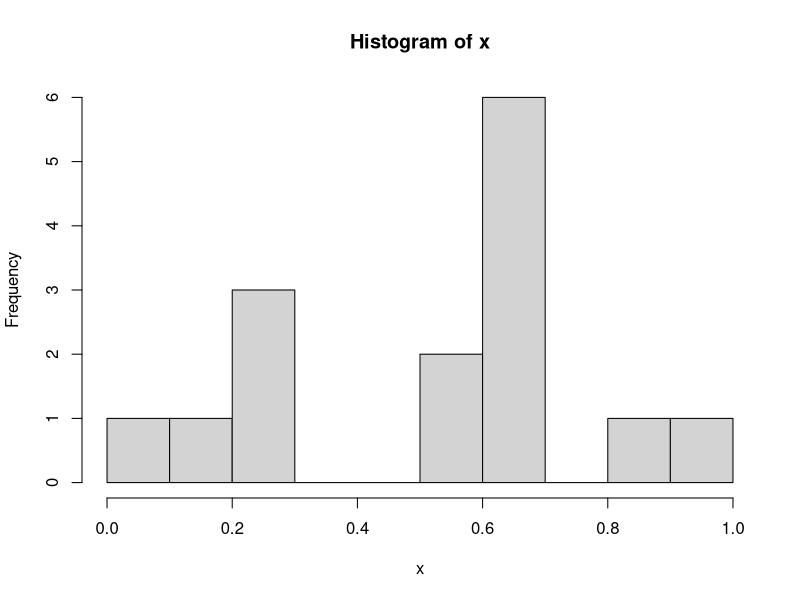

The R source for this figure:
## ---- chunk 1
knitr::opts_chunk$set(echo = TRUE)
## ---- chunk 2

set.seed(1234) #set the random seed
x <- runif(15) #create 15 random values from a [0,1] continuous uniform distribution
x #print out the values to see them
hist(x,10) #create a histogram of the values with 10 bins

